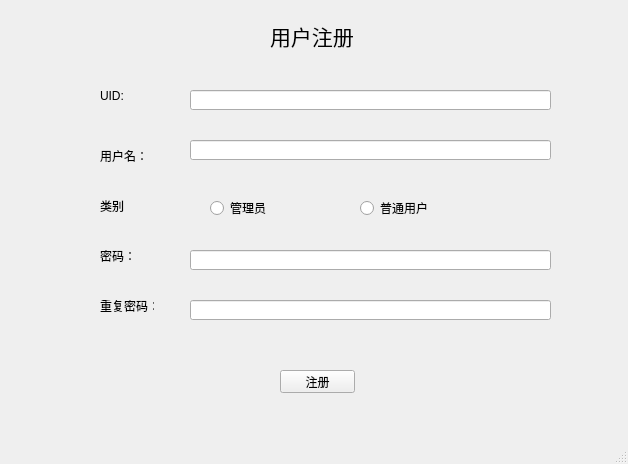
<?xml version="1.0" encoding="UTF-8"?>
<ui version="4.0">
 <class>RegisterUserWindow</class>
 <widget class="QMainWindow" name="RegisterUserWindow">
  <property name="geometry">
   <rect>
    <x>0</x>
    <y>0</y>
    <width>628</width>
    <height>464</height>
   </rect>
  </property>
  <property name="windowTitle">
   <string>MainWindow</string>
  </property>
  <widget class="QWidget" name="centralwidget">
   <widget class="QLineEdit" name="et_uid">
    <property name="geometry">
     <rect>
      <x>190</x>
      <y>90</y>
      <width>361</width>
      <height>20</height>
     </rect>
    </property>
   </widget>
   <widget class="QLineEdit" name="et_username">
    <property name="geometry">
     <rect>
      <x>190</x>
      <y>140</y>
      <width>361</width>
      <height>20</height>
     </rect>
    </property>
   </widget>
   <widget class="QLineEdit" name="et_pwd">
    <property name="geometry">
     <rect>
      <x>190</x>
      <y>250</y>
      <width>361</width>
      <height>20</height>
     </rect>
    </property>
   </widget>
   <widget class="QLineEdit" name="et_pwd2">
    <property name="geometry">
     <rect>
      <x>190</x>
      <y>300</y>
      <width>361</width>
      <height>20</height>
     </rect>
    </property>
   </widget>
   <widget class="QLabel" name="label">
    <property name="geometry">
     <rect>
      <x>100</x>
      <y>90</y>
      <width>54</width>
      <height>12</height>
     </rect>
    </property>
    <property name="text">
     <string>UID:</string>
    </property>
   </widget>
   <widget class="QLabel" name="label_2">
    <property name="geometry">
     <rect>
      <x>100</x>
      <y>150</y>
      <width>54</width>
      <height>12</height>
     </rect>
    </property>
    <property name="text">
     <string>用户名：</string>
    </property>
   </widget>
   <widget class="QLabel" name="label_3">
    <property name="geometry">
     <rect>
      <x>100</x>
      <y>200</y>
      <width>54</width>
      <height>12</height>
     </rect>
    </property>
    <property name="text">
     <string>类别</string>
    </property>
   </widget>
   <widget class="QLabel" name="label_4">
    <property name="geometry">
     <rect>
      <x>100</x>
      <y>250</y>
      <width>54</width>
      <height>12</height>
     </rect>
    </property>
    <property name="text">
     <string>密码：</string>
    </property>
   </widget>
   <widget class="QLabel" name="label_5">
    <property name="geometry">
     <rect>
      <x>270</x>
      <y>20</y>
      <width>91</width>
      <height>31</height>
     </rect>
    </property>
    <property name="font">
     <font>
      <family>3ds</family>
      <pointsize>16</pointsize>
     </font>
    </property>
    <property name="text">
     <string>用户注册</string>
    </property>
   </widget>
   <widget class="QLabel" name="label_6">
    <property name="geometry">
     <rect>
      <x>100</x>
      <y>300</y>
      <width>54</width>
      <height>12</height>
     </rect>
    </property>
    <property name="text">
     <string>重复密码：</string>
    </property>
   </widget>
   <widget class="QPushButton" name="btn_reg">
    <property name="geometry">
     <rect>
      <x>280</x>
      <y>370</y>
      <width>75</width>
      <height>23</height>
     </rect>
    </property>
    <property name="text">
     <string>注册</string>
    </property>
   </widget>
   <widget class="QRadioButton" name="rdb_admin">
    <property name="geometry">
     <rect>
      <x>210</x>
      <y>200</y>
      <width>89</width>
      <height>16</height>
     </rect>
    </property>
    <property name="text">
     <string>管理员</string>
    </property>
   </widget>
   <widget class="QRadioButton" name="rdb_normaluser">
    <property name="geometry">
     <rect>
      <x>360</x>
      <y>200</y>
      <width>89</width>
      <height>16</height>
     </rect>
    </property>
    <property name="text">
     <string>普通用户</string>
    </property>
   </widget>
  </widget>
  <widget class="QMenuBar" name="menubar">
   <property name="geometry">
    <rect>
     <x>0</x>
     <y>0</y>
     <width>628</width>
     <height>23</height>
    </rect>
   </property>
  </widget>
  <widget class="QStatusBar" name="statusbar"/>
 </widget>
 <resources/>
 <connections/>
</ui>
